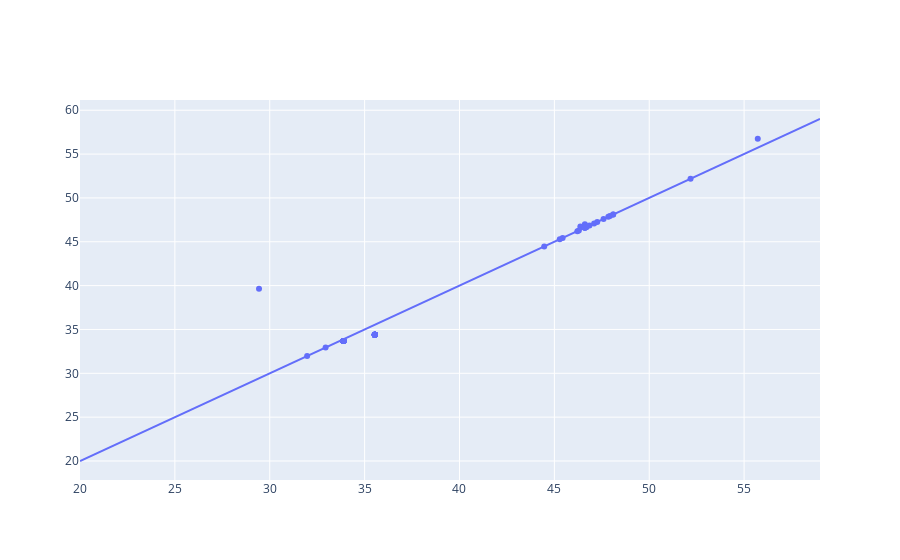

Here is the notebook cell this chart was saved with:
### Code cell
f1 = px.scatter(new_df, x = 'lifetime', y = 'lookup_table_lifetime', hover_data=['cluster', 'turbine_name'])
f2 = px.line(x = [i for i in range(20,60)], y = [i for i in range(20,60)])
f3 = go.Figure(data = f1.data + f2.data) # , xaxis_title='Years', yaxis_title='Counts')
f3.show()

### Figure 1 — Plotly figure (JSON) as saved in the notebook; plotly's stock layout.template omitted (floating-point values rounded to 4 significant figures; data arrays with more than 128 entries replaced by an {"elided": "..."} marker saying what was removed)
{"data": [{"customdata": {"elided": "95x2 str values"}, "hovertemplate": "lifetime=%{x}<br>lookup_table_lifetime=%{y}<br>cluster=%{customdata[0]}<br>turbine_name=%{customdata[1]}<extra></extra>", "legendgroup": "", "marker": {"color": "#636efa", "symbol": "circle"}, "mode": "markers", "name": "", "orientation": "v", "showlegend": false, "type": "scatter", "x": [33.89, 33.89, 33.89, 35.54, 33.89, 33.89, 33.89, 45.44, 33.89, 35.54, 35.54, 35.54, 33.89, 46.69, 46.37, 47.93, 35.54, 35.54, 35.54, 35.54, 33.89, 31.97, 35.54, 35.54, 35.54, 35.54, 33.89, 35.54, 35.54, 35.54, 33.89, 33.89, 33.89, 33.89, 44.47, 46.21, 47.1, 33.89, 33.89, 33.89, 33.89, 35.54, 35.54, 35.54, 33.89, 33.89, 33.89, 33.89, 45.28, 55.72, 33.89, 47.26, 46.69, 46.61, 47.59, 46.61, 46.61, 52.18, 33.89, 46.29, 48.1, 46.61, 47.84, 48.1, 33.89, 35.54, 35.54, 35.54, 35.54, 35.54, 35.54, 33.89, 33.89, 33.89, 33.89, 33.89, 33.89, 33.89, 33.89, 33.89, 33.89, 33.89, 33.89, 33.89, 46.85, 33.89, 33.89, 32.94, 33.89, 33.89, 35.54, 35.54, 33.89, 29.43, 33.89], "xaxis": "x", "y": [33.69, 33.69, 33.69, 34.4, 33.69, 33.69, 33.69, 45.44, 33.69, 34.4, 34.4, 34.4, 33.69, 46.69, 46.75, 47.93, 34.4, 34.4, 34.4, 34.4, 33.69, 31.97, 34.4, 34.4, 34.4, 34.4, 33.69, 34.4, 34.4, 34.4, 33.69, 33.69, 33.69, 33.69, 44.47, 46.21, 47.1, 33.69, 33.69, 33.69, 33.69, 34.4, 34.4, 34.4, 33.69, 33.69, 33.69, 33.69, 45.28, 56.75, 33.69, 47.26, 46.69, 46.61, 47.59, 46.99, 46.61, 52.18, 33.69, 46.29, 48.1, 46.61, 47.84, 48.1, 33.69, 34.4, 34.4, 34.4, 34.4, 34.4, 34.4, 33.69, 33.69, 33.69, 33.69, 33.69, 33.69, 33.69, 33.69, 33.69, 33.69, 33.69, 33.69, 33.69, 46.85, 33.69, 33.69, 32.94, 33.69, 33.69, 34.4, 34.4, 33.69, 39.63, 33.69], "yaxis": "y"}, {"hovertemplate": "x=%{x}<br>y=%{y}<extra></extra>", "legendgroup": "", "line": {"color": "#636efa", "dash": "solid"}, "marker": {"symbol": "circle"}, "mode": "lines", "name": "", "orientation": "v", "showlegend": false, "type": "scatter", "x": [20, 21, 22, 23, 24, 25, 26, 27, 28, 29, 30, 31, 32, 33, 34, 35, 36, 37, 38, 39, 40, 41, 42, 43, 44, 45, 46, 47, 48, 49, 50, 51, 52, 53, 54, 55, 56, 57, 58, 59], "xaxis": "x", "y": [20, 21, 22, 23, 24, 25, 26, 27, 28, 29, 30, 31, 32, 33, 34, 35, 36, 37, 38, 39, 40, 41, 42, 43, 44, 45, 46, 47, 48, 49, 50, 51, 52, 53, 54, 55, 56, 57, 58, 59], "yaxis": "y"}], "layout": {}}
